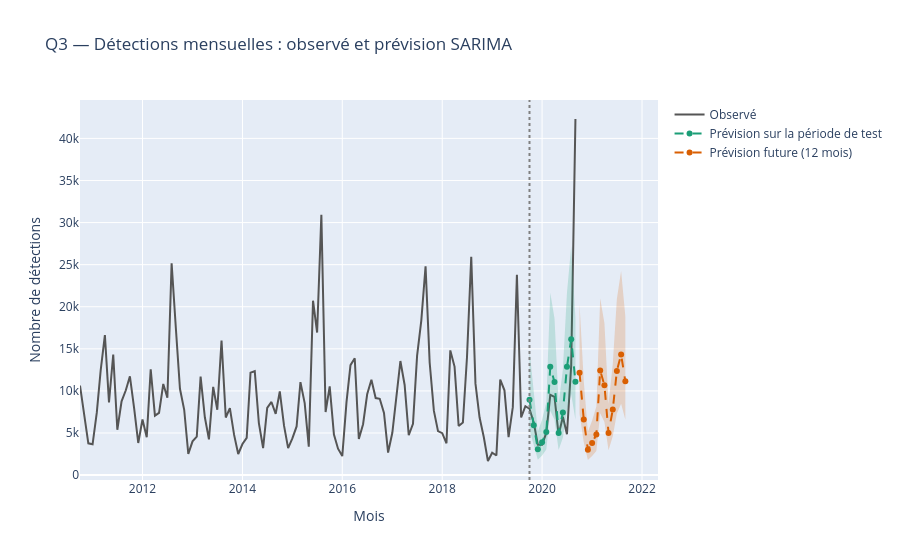

Source (notebook cell):
### Code cell
# Prévision des 12 mois suivants, avec le modèle réentraîné sur toute la série
future_pred = forecast(fit_sarima(series), steps=12)
plot_forecast(series, test_pred, future_pred, test_start="2019-10-01").show()
